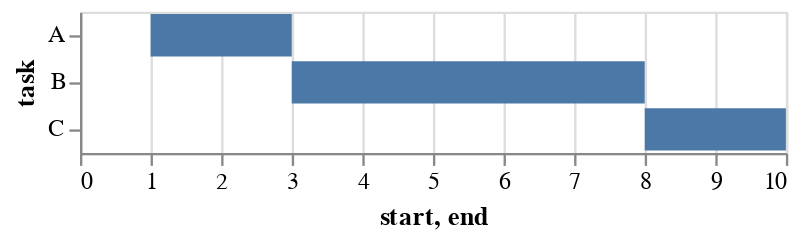

Notebook cell for this chart:
### Markdown cell above
## Gantt Chart

From https://vega.github.io/vega-lite/examples/bar_gantt.html

```
{
  "$schema": "https://vega.github.io/schema/vega-lite/v2.json",
  "description": "A simple bar chart with ranged data (aka Gantt Chart).",
  "data": {
    "values": [
      {"task": "A","start": 1, "end": 3},
      {"task": "B","start": 3, "end": 8},
      {"task": "C","start": 8, "end": 10}
    ]
  },
  "mark": "bar",
  "encoding": {
    "y": {"field": "task", "type": "ordinal"},
    "x": {"field": "start", "type": "quantitative"},
    "x2": {"field": "end", "type": "quantitative"}
  }
}
```

### Code cell
barGantt =
    let desc = "A simple bar chart with ranged data (aka Gantt Chart)."

        dvals = dataFromColumns []
                   . dataColumn "task" (Strings ["A", "B", "C"])
                   . dataColumn "start" (Numbers [1, 3, 8])
                   . dataColumn "end" (Numbers [3, 8, 10])
           
        enc = encoding
                 . position Y [PName "task", PmType Ordinal]
                 . position X [PName "start", PmType Quantitative]
                 . position X2 [PName "end", PmType Quantitative]
                 
    in toVegaLite [description desc, dvals [], mark Bar [], enc []]
       
vlShow barGantt

### Figure 1 — Vega-Lite specification as saved in the notebook (floating-point values rounded to 4 significant figures)
{"$schema": "https://vega.github.io/schema/vega-lite/v2.json", "data": {"values": [{"end": 3, "start": 1, "task": "A"}, {"end": 8, "start": 3, "task": "B"}, {"end": 10, "start": 8, "task": "C"}]}, "description": "A simple bar chart with ranged data (aka Gantt Chart).", "encoding": {"x": {"field": "start", "type": "quantitative"}, "x2": {"field": "end", "type": "quantitative"}, "y": {"field": "task", "type": "ordinal"}}, "mark": "bar"}
